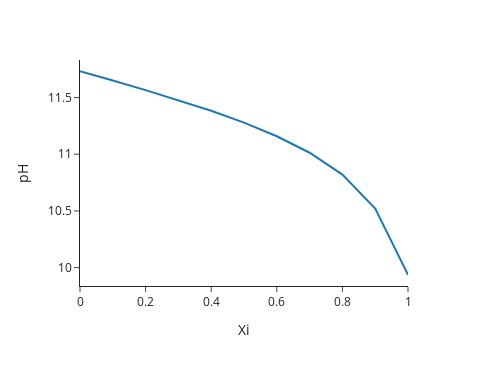

Notebook code cell kept with this figure:
### Markdown cell above
Now we can visualize results immediately with built-in plotting functions.

Many of these plots have the variable Xi on the x-axis. Recall that Xi represents reaction progress, or extent of mixing.

Here is how the pH of Ca_rich is predicted to change. It starts around pH 11.7 and gradually drops as more CO2_rich fluid is titrated in and allowed to equilibrate, bit by bit, until fully mixed.

### Code cell
m.plot_pH(x_type="xi")

### Figure 1 — Plotly figure (JSON) as saved in the notebook; plotly's stock layout.template omitted (floating-point values rounded to 4 significant figures)
{"data": [{"hovertemplate": "Xi=%{x}<br>pH=%{y}<extra></extra>", "legendgroup": "", "line": {"color": "#1F77B4", "dash": "solid"}, "marker": {"symbol": "circle"}, "mode": "lines", "name": "", "orientation": "v", "showlegend": false, "type": "scatter", "x": [0.0, 1e-08, 1e-07, 1e-06, 1e-05, 0.0001, 0.001, 0.002815, 0.01, 0.1, 0.2, 0.3, 0.4, 0.5, 0.6, 0.7, 0.8, 0.9, 1.0, 1.0], "xaxis": "x", "y": [11.73, 11.73, 11.73, 11.73, 11.73, 11.73, 11.73, 11.73, 11.72, 11.65, 11.57, 11.48, 11.38, 11.28, 11.16, 11.01, 10.82, 10.52, 9.938, 9.938], "yaxis": "y"}], "layout": {"height": 366, "legend": {"tracegroupgap": 0}, "margin": {"t": 60}, "showlegend": false, "width": 488, "xaxis": {"anchor": "y", "autorange": true, "domain": [0, 1], "range": [0, 1], "title": {"text": "Xi"}, "type": "linear"}, "yaxis": {"anchor": "x", "autorange": true, "domain": [0, 1], "range": [9.838, 11.83], "title": {"text": "pH"}, "type": "linear"}}}
